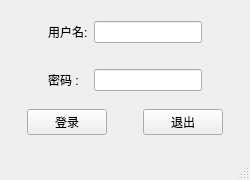
<?xml version="1.0" encoding="UTF-8"?>
<ui version="4.0">
 <class>MainWindow</class>
 <widget class="QMainWindow" name="MainWindow">
  <property name="geometry">
   <rect>
    <x>0</x>
    <y>0</y>
    <width>250</width>
    <height>180</height>
   </rect>
  </property>
  <property name="sizePolicy">
   <sizepolicy hsizetype="Preferred" vsizetype="Preferred">
    <horstretch>0</horstretch>
    <verstretch>0</verstretch>
   </sizepolicy>
  </property>
  <property name="minimumSize">
   <size>
    <width>250</width>
    <height>180</height>
   </size>
  </property>
  <property name="maximumSize">
   <size>
    <width>250</width>
    <height>180</height>
   </size>
  </property>
  <property name="windowTitle">
   <string>登录窗口</string>
  </property>
  <widget class="QWidget" name="centralwidget">
   <layout class="QVBoxLayout" name="verticalLayout">
    <item>
     <widget class="QWidget" name="widget" native="true">
      <property name="sizePolicy">
       <sizepolicy hsizetype="Preferred" vsizetype="Fixed">
        <horstretch>0</horstretch>
        <verstretch>0</verstretch>
       </sizepolicy>
      </property>
      <layout class="QGridLayout" name="gridLayout">
       <property name="leftMargin">
        <number>0</number>
       </property>
       <property name="topMargin">
        <number>0</number>
       </property>
       <property name="rightMargin">
        <number>0</number>
       </property>
       <property name="bottomMargin">
        <number>0</number>
       </property>
       <item row="0" column="1">
        <widget class="QLabel" name="label">
         <property name="text">
          <string>用户名:</string>
         </property>
        </widget>
       </item>
       <item row="0" column="0">
        <spacer name="horizontalSpacer_4">
         <property name="orientation">
          <enum>Qt::Orientation::Horizontal</enum>
         </property>
         <property name="sizeHint" stdset="0">
          <size>
           <width>40</width>
           <height>20</height>
          </size>
         </property>
        </spacer>
       </item>
       <item row="0" column="2">
        <widget class="QLineEdit" name="lineEdit"/>
       </item>
       <item row="0" column="3">
        <spacer name="horizontalSpacer_5">
         <property name="orientation">
          <enum>Qt::Orientation::Horizontal</enum>
         </property>
         <property name="sizeHint" stdset="0">
          <size>
           <width>40</width>
           <height>20</height>
          </size>
         </property>
        </spacer>
       </item>
       <item row="2" column="1">
        <widget class="QLabel" name="label_2">
         <property name="text">
          <string>密码 :</string>
         </property>
        </widget>
       </item>
       <item row="2" column="2">
        <widget class="QLineEdit" name="lineEdit_2">
         <property name="echoMode">
          <enum>QLineEdit::EchoMode::Password</enum>
         </property>
        </widget>
       </item>
       <item row="1" column="2">
        <spacer name="verticalSpacer">
         <property name="orientation">
          <enum>Qt::Orientation::Vertical</enum>
         </property>
         <property name="sizeType">
          <enum>QSizePolicy::Policy::Fixed</enum>
         </property>
         <property name="sizeHint" stdset="0">
          <size>
           <width>20</width>
           <height>20</height>
          </size>
         </property>
        </spacer>
       </item>
      </layout>
     </widget>
    </item>
    <item>
     <widget class="QWidget" name="widget_3" native="true">
      <property name="sizePolicy">
       <sizepolicy hsizetype="Preferred" vsizetype="Fixed">
        <horstretch>0</horstretch>
        <verstretch>0</verstretch>
       </sizepolicy>
      </property>
      <layout class="QHBoxLayout" name="horizontalLayout_4">
       <property name="leftMargin">
        <number>0</number>
       </property>
       <property name="topMargin">
        <number>0</number>
       </property>
       <property name="rightMargin">
        <number>0</number>
       </property>
       <property name="bottomMargin">
        <number>0</number>
       </property>
       <item>
        <spacer name="horizontalSpacer">
         <property name="orientation">
          <enum>Qt::Orientation::Horizontal</enum>
         </property>
         <property name="sizeHint" stdset="0">
          <size>
           <width>40</width>
           <height>20</height>
          </size>
         </property>
        </spacer>
       </item>
       <item>
        <widget class="QPushButton" name="pushButton">
         <property name="text">
          <string>登录</string>
         </property>
        </widget>
       </item>
       <item>
        <spacer name="horizontalSpacer_3">
         <property name="orientation">
          <enum>Qt::Orientation::Horizontal</enum>
         </property>
         <property name="sizeType">
          <enum>QSizePolicy::Policy::Fixed</enum>
         </property>
         <property name="sizeHint" stdset="0">
          <size>
           <width>30</width>
           <height>20</height>
          </size>
         </property>
        </spacer>
       </item>
       <item>
        <widget class="QPushButton" name="pushButton_2">
         <property name="text">
          <string>退出</string>
         </property>
        </widget>
       </item>
       <item>
        <spacer name="horizontalSpacer_2">
         <property name="orientation">
          <enum>Qt::Orientation::Horizontal</enum>
         </property>
         <property name="sizeHint" stdset="0">
          <size>
           <width>40</width>
           <height>20</height>
          </size>
         </property>
        </spacer>
       </item>
      </layout>
     </widget>
    </item>
   </layout>
  </widget>
  <widget class="QMenuBar" name="menubar">
   <property name="geometry">
    <rect>
     <x>0</x>
     <y>0</y>
     <width>250</width>
     <height>18</height>
    </rect>
   </property>
  </widget>
  <widget class="QStatusBar" name="statusbar"/>
 </widget>
 <resources/>
 <connections/>
</ui>
